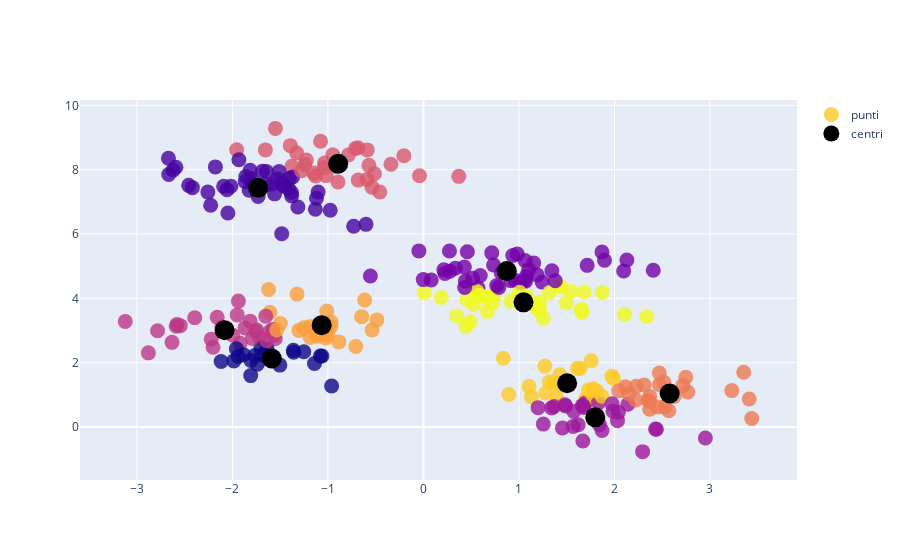

This figure's notebook cell:
### Markdown cell above
### KMeans plot usando Plotly

### Code cell
import plotly.graph_objects as go

# Apply Kmeans
kmeans = KMeans(n_clusters=10)
kmeans.fit(X)
labels = kmeans.predict(X) #hard clustering
centers = kmeans.cluster_centers_

# Plot using Plotly Library
xx = X[:, 0]
yy = X[:, 1]

fig = go.Figure()

fig.add_trace(go.Scatter(
    x = xx,
    y = yy, 
    mode="markers",
    text = labels, 
    hovertemplate = 'X: %{x:.2f} <br>' +
    'Y: %{y}  <br>' +
    'Labels: %{text:.2f} <br>',
    name = "punti",
    marker=dict(
        size=15,
        color=labels.astype(np.float), #"red", #df_train["T"],             # set color to an array/list of desired values
        #colorscale='Viridis',   # choose a colorscale
        opacity=0.8
        )
    )
)
fig.add_trace(go.Scatter(x=centers[:, 0],y=centers[:, 1], mode="markers", name="centri",
        marker=dict(
            size=20,
            color="black" #labels.astype(np.float), #"red", 
        )))
fig.update_layout(hovermode="x")
fig.show()

#centers = kmeans.cluster_centers_
#plt.scatter(X[:, 0], X[:, 1], c=labels,cmap='viridis') #, s=50, cmap='viridis');
#plt.scatter(centers[:, 0], centers[:, 1], c='black', s=200, alpha=1)

### Figure 1 — Plotly figure (JSON) as saved in the notebook; plotly's stock layout.template omitted (floating-point values rounded to 4 significant figures; data arrays with more than 128 entries replaced by an {"elided": "..."} marker saying what was removed)
{"data": [{"hovertemplate": "X: %{x:.2f} <br>Y: %{y}  <br>Labels: %{text:.2f} <br>", "marker": {"color": {"elided": "300 int values"}, "opacity": 0.8, "size": 15}, "mode": "markers", "name": "punti", "text": {"elided": "300 int values"}, "type": "scatter", "x": {"elided": "300 float values"}, "y": {"elided": "300 float values"}}, {"marker": {"color": "black", "size": 20}, "mode": "markers", "name": "centri", "type": "scatter", "x": [-1.588, -1.731, 0.8727, 1.799, -2.082, -0.8925, 2.578, -1.066, 1.504, 1.048], "y": [2.128, 7.433, 4.847, 0.2996, 3.01, 8.184, 1.042, 3.166, 1.359, 3.874]}], "layout": {"hovermode": "x"}}
